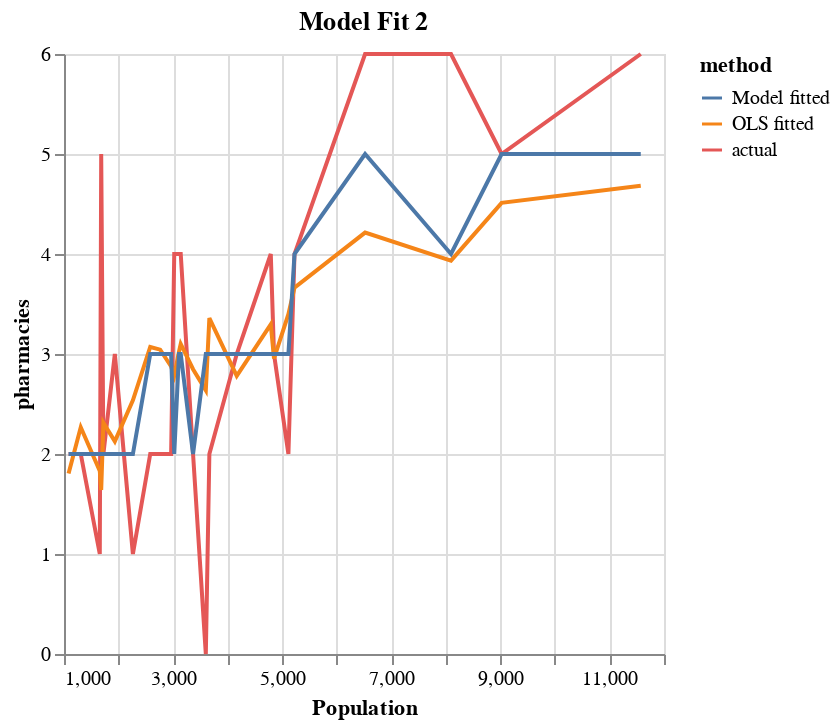

This figure's notebook cell:
### Code cell
#Creating the line graph

AllCutFinal |>
@vlplot(:line,enc={x=:Population,y=:pharmacies,color=:method}, title = "Model Fit 2")

### Figure 1 — Vega-Lite specification as saved in the notebook (floating-point values rounded to 4 significant figures)
{"data": {"values": [{"Population": 4167, "method": "actual", "pharmacies": 3}, {"Population": 5114, "method": "actual", "pharmacies": 2}, {"Population": 1084, "method": "actual", "pharmacies": 2}, {"Population": 2581, "method": "actual", "pharmacies": 2}, {"Population": 1656, "method": "actual", "pharmacies": 1}, {"Population": 3140, "method": "actual", "pharmacies": 4}, {"Population": 2763, "method": "actual", "pharmacies": 2}, {"Population": 1722, "method": "actual", "pharmacies": 2}, {"Population": 1307, "method": "actual", "pharmacies": 2}, {"Population": 1932, "method": "actual", "pharmacies": 3}, {"Population": 3108, "method": "actual", "pharmacies": 4}, {"Population": 1682, "method": "actual", "pharmacies": 5}, {"Population": 6520, "method": "actual", "pharmacies": 6}, {"Population": 9023, "method": "actual", "pharmacies": 5}, {"Population": 3665, "method": "actual", "pharmacies": 2}, {"Population": 2263, "method": "actual", "pharmacies": 1}, {"Population": 3021, "method": "actual", "pharmacies": 4}, {"Population": 5226, "method": "actual", "pharmacies": 4}, {"Population": 3600, "method": "actual", "pharmacies": 0}, {"Population": 8095, "method": "actual", "pharmacies": 6}, {"Population": 11574, "method": "actual", "pharmacies": 6}, {"Population": 2964, "method": "actual", "pharmacies": 2}, {"Population": 4850, "method": "actual", "pharmacies": 3}, {"Population": 4791, "method": "actual", "pharmacies": 4}, {"Population": 3366, "method": "actual", "pharmacies": 2}, {"Population": 4167, "method": "OLS fitted", "pharmacies": 2.782}, {"Population": 5114, "method": "OLS fitted", "pharmacies": 3.399}, {"Population": 1084, "method": "OLS fitted", "pharmacies": 1.806}, {"Population": 2581, "method": "OLS fitted", "pharmacies": 3.07}, {"Population": 1656, "method": "OLS fitted", "pharmacies": 1.831}, {"Population": 3140, "method": "OLS fitted", "pharmacies": 3.101}, {"Population": 2763, "method": "OLS fitted", "pharmacies": 3.044}, {"Population": 1722, "method": "OLS fitted", "pharmacies": 2.312}, {"Population": 1307, "method": "OLS fitted", "pharmacies": 2.268}, {"Population": 1932, "method": "OLS fitted", "pharmacies": 2.126}, {"Population": 3108, "method": "OLS fitted", "pharmacies": 3.023}, {"Population": 1682, "method": "OLS fitted", "pharmacies": 1.64}, {"Population": 6520, "method": "OLS fitted", "pharmacies": 4.214}, {"Population": 9023, "method": "OLS fitted", "pharmacies": 4.512}, {"Population": 3665, "method": "OLS fitted", "pharmacies": 3.358}, {"Population": 2263, "method": "OLS fitted", "pharmacies": 2.537}, {"Population": 3021, "method": "OLS fitted", "pharmacies": 2.784}, {"Population": 5226, "method": "OLS fitted", "pharmacies": 3.664}, {"Population": 3600, "method": "OLS fitted", "pharmacies": 2.636}, {"Population": 8095, "method": "OLS fitted", "pharmacies": 3.934}, {"Population": 11574, "method": "OLS fitted", "pharmacies": 4.683}, {"Population": 2964, "method": "OLS fitted", "pharmacies": 2.875}, {"Population": 4850, "method": "OLS fitted", "pharmacies": 2.954}, {"Population": 4791, "method": "OLS fitted", "pharmacies": 3.297}, {"Population": 3366, "method": "OLS fitted", "pharmacies": 2.848}, {"Population": 4167, "method": "Model fitted", "pharmacies": 3}, {"Population": 5114, "method": "Model fitted", "pharmacies": 3}, {"Population": 1084, "method": "Model fitted", "pharmacies": 2}, {"Population": 2581, "method": "Model fitted", "pharmacies": 3}, {"Population": 1656, "method": "Model fitted", "pharmacies": 2}, {"Population": 3140, "method": "Model fitted", "pharmacies": 3}, {"Population": 2763, "method": "Model fitted", "pharmacies": 3}, {"Population": 1722, "method": "Model fitted", "pharmacies": 2}, {"Population": 1307, "method": "Model fitted", "pharmacies": 2}, {"Population": 1932, "method": "Model fitted", "pharmacies": 2}, {"Population": 3108, "method": "Model fitted", "pharmacies": 3}, {"Population": 1682, "method": "Model fitted", "pharmacies": 2}, {"Population": 6520, "method": "Model fitted", "pharmacies": 5}, {"Population": 9023, "method": "Model fitted", "pharmacies": 5}, {"Population": 3665, "method": "Model fitted", "pharmacies": 3}, {"Population": 2263, "method": "Model fitted", "pharmacies": 2}, {"Population": 3021, "method": "Model fitted", "pharmacies": 2}, {"Population": 5226, "method": "Model fitted", "pharmacies": 4}, {"Population": 3600, "method": "Model fitted", "pharmacies": 3}, {"Population": 8095, "method": "Model fitted", "pharmacies": 4}, {"Population": 11574, "method": "Model fitted", "pharmacies": 5}, {"Population": 2964, "method": "Model fitted", "pharmacies": 3}, {"Population": 4850, "method": "Model fitted", "pharmacies": 3}, {"Population": 4791, "method": "Model fitted", "pharmacies": 3}, {"Population": 3366, "method": "Model fitted", "pharmacies": 2}]}, "encoding": {"color": {"field": "method", "type": "nominal"}, "x": {"field": "Population", "type": "quantitative"}, "y": {"field": "pharmacies", "type": "quantitative"}}, "mark": "line", "title": "Model Fit 2"}
